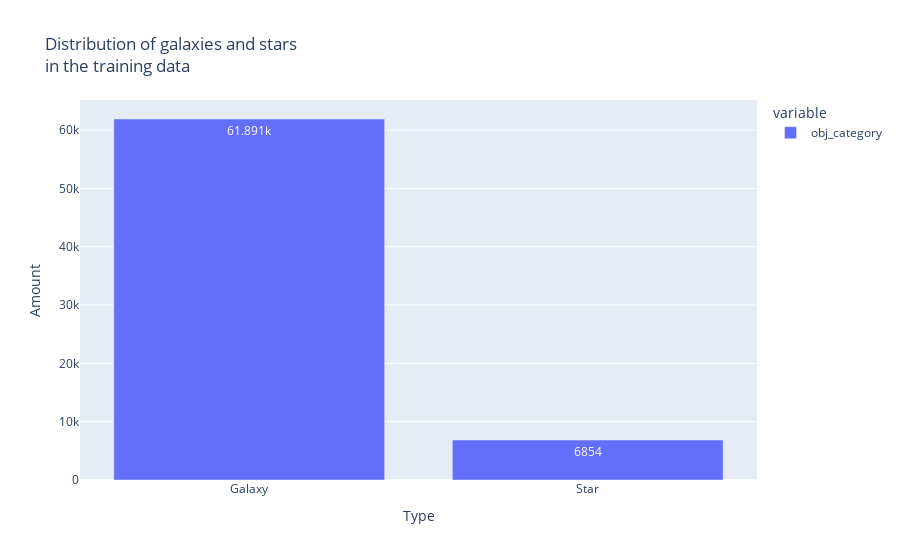

Write notebook code for a chart like this one.
### Code cell
train_ps.obj_category.value_counts().plot.bar(title="Distribution of galaxies and stars <br>in the training data",
                                  text_auto=True,
                                 labels=dict(index="Type", value="Amount"))

### Figure 1 — Plotly figure (JSON) as saved in the notebook; plotly's stock layout.template omitted (floating-point values rounded to 4 significant figures)
{"data": [{"alignmentgroup": "True", "hovertemplate": "variable=obj_category<br>Type=%{x}<br>Amount=%{y}<extra></extra>", "legendgroup": "obj_category", "marker": {"color": "#636efa", "pattern": {"shape": ""}}, "name": "obj_category", "offsetgroup": "obj_category", "orientation": "v", "showlegend": true, "textposition": "auto", "texttemplate": "%{y}", "type": "bar", "x": ["Galaxy", "Star"], "xaxis": "x", "y": [61891, 6854], "yaxis": "y"}], "layout": {"autosize": true, "barmode": "relative", "legend": {"title": {"text": "variable"}, "tracegroupgap": 0}, "title": {"text": "Distribution of galaxies and stars <br>in the training data"}, "xaxis": {"anchor": "y", "autorange": true, "domain": [0, 1], "range": [-0.5, 1.5], "title": {"text": "Type"}, "type": "category"}, "yaxis": {"anchor": "x", "autorange": true, "domain": [0, 1], "range": [0, 65150.0], "title": {"text": "Amount"}, "type": "linear"}}}
